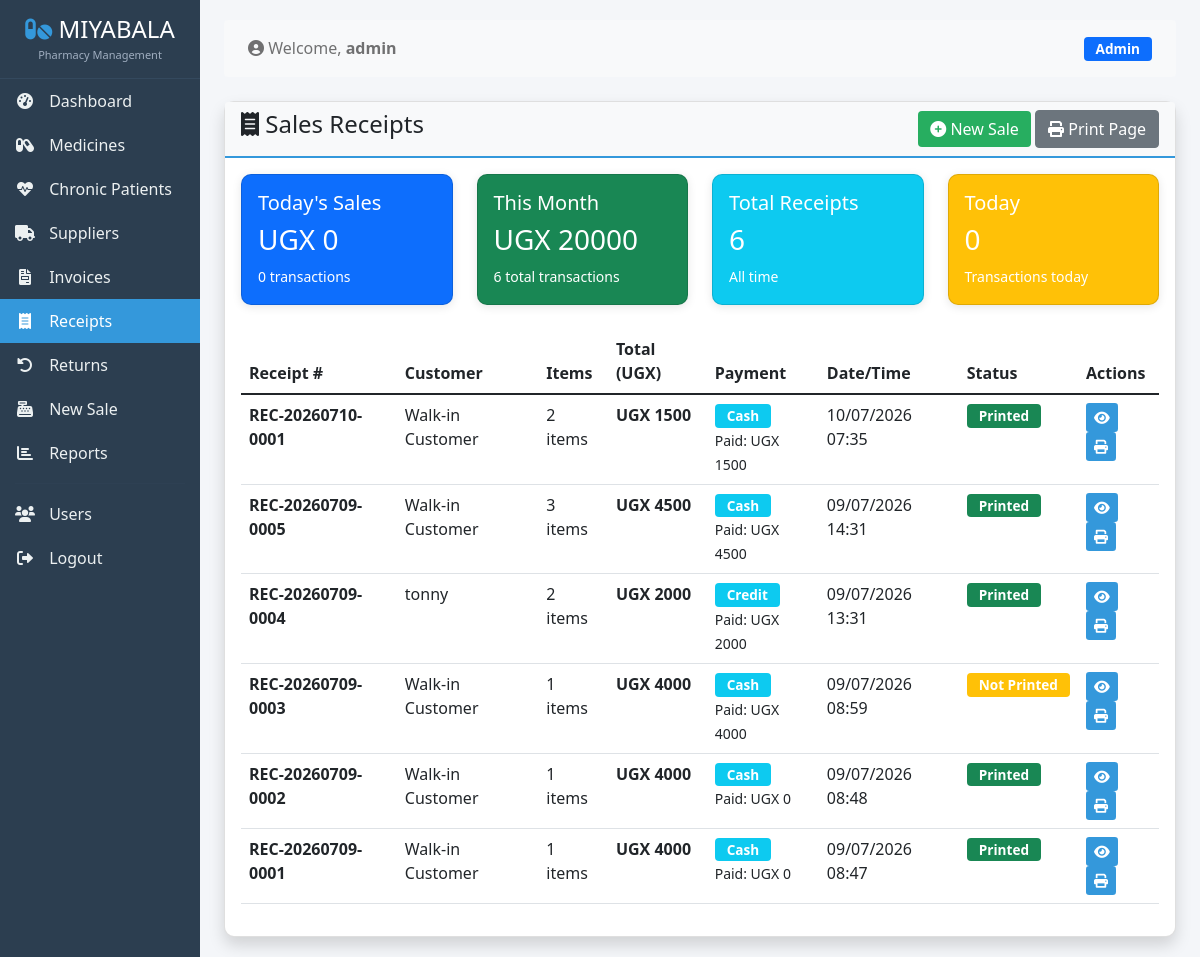
Page /receipts/ (signed in) on the committed database.
### stock/models.py (models this page shows, shortened)
class Receipt(models.Model):
    receipt_number = models.CharField(max_length=50, unique=True)
    sale = models.ForeignKey(Sale, on_delete=models.CASCADE, related_name='receipts', null=True, blank=True)
    customer_name = models.CharField(max_length=200, blank=True, null=True)
    customer_phone = models.CharField(max_length=20, blank=True, null=True)
    total_amount = models.DecimalField(max_digits=12, decimal_places=2, default=0)
    amount_paid = models.DecimalField(max_digits=12, decimal_places=2, default=0)
    change_due = models.DecimalField(max_digits=12, decimal_places=2, default=0)
    payment_method = models.CharField(max_length=50, default='cash')
    items = models.JSONField(default=list)  # Store items as JSON
    created_at = models.DateTimeField(auto_now_add=True)
    created_by = models.ForeignKey(User, on_delete=models.SET_NULL, null=True, related_name='receipts_created')
    is_printed = models.BooleanField(default=False)
    printed_at = models.DateTimeField(null=True, blank=True)
    class Meta:
        ordering = ['-created_at']
        indexes = [
            models.Index(fields=['receipt_number']),
            models.Index(fields=['created_at']),
        ]

### stock/views.py (the view)
# urls.py: path('receipts/', views.receipt_list, name='receipt_list'),
@login_required
def receipt_list(request):
    receipts = Receipt.objects.all().select_related('created_by').order_by('-created_at')
    today = timezone.now().date()
    today_receipts = Receipt.objects.filter(created_at__date=today)
    today_total = today_receipts.aggregate(Sum('total_amount'))['total_amount__sum'] or 0
    month_start = timezone.now().replace(day=1, hour=0, minute=0, second=0, microsecond=0)
    month_receipts = Receipt.objects.filter(created_at__gte=month_start)
    month_total = month_receipts.aggregate(Sum('total_amount'))['total_amount__sum'] or 0
    context = {
        'receipts': receipts,
        'today_total': today_total,
        'month_total': month_total,
        'receipt_count': receipts.count(),
        'today_count': today_receipts.count(),
    }
    return render(request, 'stock/receipt_list.html', context)

### stock/templates/stock/receipt_list.html (shortened to what this page needs)
{% extends 'stock/base.html' %}
{% load static %}
{% block content %}
<div class="row">
    <div class="col-12">
        <div class="card shadow">
            <div class="card-header d-flex justify-content-between align-items-center">
                <h4><i class="fas fa-receipt"></i> Sales Receipts</h4>
                <div>
                    <a href="{% url 'stock:create_sale' %}" class="btn btn-success">
                        <i class="fas fa-plus-circle"></i> New Sale
                    </a>
                    <button onclick="window.print()" class="btn btn-secondary">
                        <i class="fas fa-print"></i> Print Page
                    </button>
                </div>
            </div>
            <div class="card-body">
                <div class="row mb-4">
                    <div class="col-md-3">
                        <div class="card bg-primary text-white">
                            <div class="card-body">
                                <h5>Today's Sales</h5>
                                <h3>UGX {{ today_total|floatformat:0 }}</h3>
                                <small>{{ today_count }} transactions</small>
                            </div>
                        </div>
                    </div>
                    <div class="col-md-3">
                        <div class="card bg-success text-white">
                            <div class="card-body">
                                <h5>This Month</h5>
                                <h3>UGX {{ month_total|floatformat:0 }}</h3>
                                <small>{{ receipt_count }} total transactions</small>
                            </div>
                        </div>
                    </div>
                    <div class="col-md-3">
                        <div class="card bg-info text-white">
                            <div class="card-body">
                                <h5>Total Receipts</h5>
                                <h3>{{ receipt_count }}</h3>
                                <small>All time</small>
                            </div>
                        </div>
                    </div>
                    <div class="col-md-3">
                        <div class="card bg-warning text-white">
                            <div class="card-body">
                                <h5>Today</h5>
                                <h3>{{ today_count }}</h3>
                                <small>Transactions today</small>
                            </div>
                        </div>
                    </div>
                </div>
                <div class="table-responsive">
                    <table class="table table-hover">
                        <thead>
                            <tr>
                                <th>Receipt #</th>
                                <th>Customer</th>
                                <th>Items</th>
                                <th>Total (UGX)</th>
                                <th>Payment</th>
                                <th>Date/Time</th>
                                <th>Status</th>
                                <th>Actions</th>
                            </tr>
                        </thead>
                        <tbody>
                            {% for receipt in receipts %}
                            <tr>
                                <td><strong>{{ receipt.receipt_number }}</strong></td>
                                <td>{{ receipt.customer_name|default:'Walk-in' }}</td>
                                <td>{{ receipt.items|length }} items</td>
                                <td><strong>UGX {{ receipt.total_amount|floatformat:0 }}</strong></td>
                                <td>
                                    <span class="badge bg-info">{{ receipt.payment_method|title }}</span>
                                    <br>
                                    <small>Paid: UGX {{ receipt.amount_paid|floatformat:0 }}</small>
                                </td>
                                <td>{{ receipt.created_at|date:'d/m/Y H:i' }}</td>
                                <td>
                                    {% if receipt.is_printed %}
                                        <span class="badge bg-success">Printed</span>
                                    {% else %}
                                        <span class="badge bg-warning">Not Printed</span>
                                    {% endif %}
                                </td>
                                <td>
                                    <a href="{% url 'stock:receipt_detail' receipt.id %}" class="btn btn-sm btn-info">
                                        <i class="fas fa-eye"></i>
                                    </a>
                                    <a href="{% url 'stock:print_receipt' receipt.id %}" target="_blank" class="btn btn-sm btn-primary">
                                        <i class="fas fa-print"></i>
                                    </a>
                                </td>
                            </tr>
                            {% empty %}
                            <tr>
                                <td colspan="8" class="text-center">No receipts found.</td>
                            </tr>
                            {% endfor %}
                        </tbody>
                    </table>
                </div>
            </div>
        </div>
    </div>
</div>
{% endblock %}

### stock/templates/stock/base.html (shortened to what this page needs)
<!DOCTYPE html>
<html lang="en">
<head>
    <link href="https://cdn.jsdelivr.net/npm/bootstrap@5.1.3/dist/css/bootstrap.min.css" rel="stylesheet">
    <link rel="stylesheet" href="https://cdnjs.cloudflare.com/ajax/libs/font-awesome/6.0.0-beta3/css/all.min.css">
</head>
<body>
    <div class="container-fluid">
        <div class="row">
            <nav class="col-md-2 col-lg-2 d-md-block sidebar p-0">
                <div class="position-sticky">
                    <div class="sidebar-brand">
                        <h4><i class="fas fa-pills"></i> MIYABALA</h4>
                        <small>Pharmacy Management</small>
                    </div>
                    <ul class="nav flex-column">
                        <li class="nav-item">
                            <a class="nav-link {% if request.resolver_match.url_name == 'dashboard' %}active{% endif %}" href="{% url 'stock:dashboard' %}">
                                <i class="fas fa-tachometer-alt"></i> Dashboard
                            </a>
                        </li>
                        {% with user_groups=user.groups.all|join:',' %}
                            {% if user.is_superuser or 'admin' in user_groups or 'manager' in user_groups %}
                                <li class="nav-item">
                                    <a class="nav-link {% if 'drug' in request.resolver_match.url_name %}active{% endif %}" href="{% url 'stock:drug_list' %}">
                                        <i class="fas fa-capsules"></i> Medicines
                                    </a>
                                </li>
                            {% endif %}
                        {% endwith %}
                        <li class="nav-item">
                            <a class="nav-link {% if 'patient' in request.resolver_match.url_name %}active{% endif %}" href="{% url 'stock:patient_list' %}">
                                <i class="fas fa-heartbeat"></i> Chronic Patients
                            </a>
                        </li>
                        <li class="nav-item">
                            <a class="nav-link {% if 'supplier' in request.resolver_match.url_name %}active{% endif %}" href="{% url 'stock:supplier_list' %}">
                                <i class="fas fa-truck"></i> Suppliers
                            </a>
                        </li>
                        <li class="nav-item">
                            <a class="nav-link {% if 'invoice' in request.resolver_match.url_name %}active{% endif %}" href="{% url 'stock:invoice_list' %}">
                                <i class="fas fa-file-invoice"></i> Invoices
                            </a>
                        </li>
                        <li class="nav-item">
                            <a class="nav-link {% if 'receipt' in request.resolver_match.url_name %}active{% endif %}" href="{% url 'stock:receipt_list' %}">
                                <i class="fas fa-receipt"></i> Receipts
                            </a>
                        </li>
                        <li class="nav-item">
                            <a class="nav-link {% if 'return' in request.resolver_match.url_name %}active{% endif %}" href="{% url 'stock:return_list' %}">
                                <i class="fas fa-undo-alt"></i> Returns
                            </a>
                        </li>
                        <li class="nav-item">
                            <a class="nav-link {% if 'create_sale' in request.resolver_match.url_name %}active{% endif %}" href="{% url 'stock:create_sale' %}">
                                <i class="fas fa-cash-register"></i> New Sale
                            </a>
                        </li>
                        <li class="nav-item">
                            <a class="nav-link {% if 'reports' in request.resolver_match.url_name %}active{% endif %}" href="{% url 'stock:reports_dashboard' %}">
                                <i class="fas fa-chart-bar"></i> Reports
                            </a>
                        </li>
                        <li><hr class="nav-divider"></li>
                        {% with user_groups=user.groups.all|join:',' %}
                            {% if user.is_superuser or 'admin' in user_groups or 'manager' in user_groups %}
                                <li class="nav-item">
                                    <a class="nav-link {% if 'user' in request.resolver_match.url_name %}active{% endif %}" href="{% url 'stock:user_list' %}">
                                        <i class="fas fa-users"></i> Users
                                    </a>
                                </li>
                            {% endif %}
                        {% endwith %}
                        <li class="nav-item">
                            <a class="nav-link" href="{% url 'stock:logout' %}">
                                <i class="fas fa-sign-out-alt"></i> Logout
                            </a>
                        </li>
                    </ul>
                </div>
            </nav>
            <main class="col-md-10 col-lg-10 ms-sm-auto px-md-4 main-content">
                <nav class="navbar navbar-light bg-light rounded mb-4">
                    <div class="container-fluid">
                        <span class="navbar-text">
                            <i class="fas fa-user-circle"></i> Welcome, <strong>{{ user.username }}</strong>
                        </span>
                        <span class="navbar-text">
                            <span class="badge {% if user.is_superuser %}bg-primary{% else %}bg-secondary{% endif %}">
                                {{ user.is_superuser|yesno:"Admin,Staff" }}
                            </span>
                        </span>
                    </div>
                </nav>
                {% block content %}{% endblock %}
            </main>
        </div>
    </div>
</body>
</html>

### stock/templates/stock/base.html (style rules this page uses)
body { background: #f4f6f9; }
.sidebar { min-height: 100vh; background: #2c3e50; color: white; }
.sidebar .nav-link { color: #ecf0f1; padding: 10px 15px; border-radius: 0; transition: all 0.3s; }
.sidebar .nav-link.active { background: #3498db; color: white; }
.sidebar .nav-link i { margin-right: 10px; width: 20px; text-align: center; }
.sidebar-brand { padding: 15px; text-align: center; border-bottom: 1px solid #34495e; }
.sidebar-brand h4 { margin: 0; color: white; }
.sidebar-brand h4 i { color: #3498db; }
.sidebar-brand small { display: block; color: #a0aec0; font-size: 11px; margin-top: 3px; }
.sidebar .nav-divider { border-top: 1px solid #34495e; margin: 8px 15px; }
.main-content { padding: 20px; }
.card { border-radius: 10px; box-shadow: 0 2px 10px rgba(0,0,0,0.1); }
.card-header { background: #f8f9fa; border-bottom: 2px solid #3498db; }
.btn-primary { background: #3498db; border: none; }
.btn-success { background: #27ae60; border: none; }
.btn-info { background: #3498db; border: none; color: white; }
.badge { font-size: 0.85rem; padding: 5px 12px; }

### rows in the picture
Receipt: receipt_number "REC-20260710-0001", customer_name "Walk-in Customer", items|length "2", total_amount "1500", payment_method "Cash", amount_paid "1500", created_at "10/07/2026 07:35", is_printed "Printed"
Receipt: receipt_number "REC-20260709-0005", customer_name "Walk-in Customer", items|length "3", total_amount "4500", payment_method "Cash", amount_paid "4500", created_at "09/07/2026 14:31", is_printed "Printed"
Receipt: receipt_number "REC-20260709-0004", customer_name "tonny", items|length "2", total_amount "2000", payment_method "Credit", amount_paid "2000", created_at "09/07/2026 13:31", is_printed "Printed"
Receipt: receipt_number "REC-20260709-0003", customer_name "Walk-in Customer", items|length "1", total_amount "4000", payment_method "Cash", amount_paid "4000", created_at "09/07/2026 08:59", is_printed "Not Printed"
Receipt: receipt_number "REC-20260709-0002", customer_name "Walk-in Customer", items|length "1", total_amount "4000", payment_method "Cash", amount_paid "0", created_at "09/07/2026 08:48", is_printed "Printed"
Receipt: receipt_number "REC-20260709-0001", customer_name "Walk-in Customer", items|length "1", total_amount "4000", payment_method "Cash", amount_paid "0", created_at "09/07/2026 08:47", is_printed "Printed"

### other values in the picture
{{ user.username }} "admin"
{{ user.is_superuser|yesno:"Admin,Staff" }} "Admin"
{{ today_total|floatformat:0 }} "0"
{{ today_count }} "0"
{{ month_total|floatformat:0 }} "20000"
{{ receipt_count }} "6"
